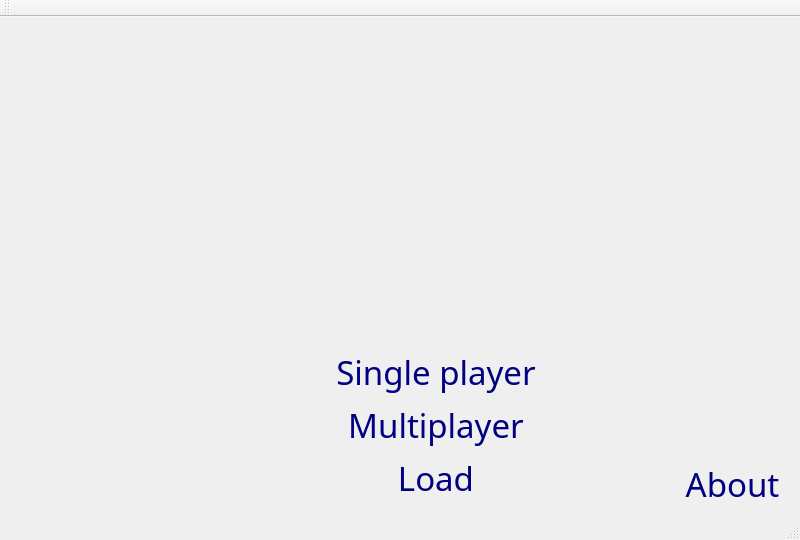
<?xml version="1.0" encoding="UTF-8"?>
<ui version="4.0">
 <class>MenuPrincipal</class>
 <widget class="QMainWindow" name="MenuPrincipal">
  <property name="geometry">
   <rect>
    <x>0</x>
    <y>0</y>
    <width>800</width>
    <height>540</height>
   </rect>
  </property>
  <property name="windowTitle">
   <string>MenuPrincipal</string>
  </property>
  <widget class="QWidget" name="centralWidget">
   <widget class="QWidget" name="layoutWidget">
    <property name="geometry">
     <rect>
      <x>310</x>
      <y>320</y>
      <width>252</width>
      <height>177</height>
     </rect>
    </property>
    <layout class="QVBoxLayout" name="verticalLayout">
     <item>
      <widget class="QPushButton" name="singleplayer">
       <property name="font">
        <font>
         <family>Purisa</family>
         <pointsize>25</pointsize>
        </font>
       </property>
       <property name="styleSheet">
        <string notr="true">#singleplayer{
background-color: transparent;
color: navy;
border: none;
}
#singleplayer::pressed{
color: orange;
border: default;
}</string>
       </property>
       <property name="text">
        <string>Single player</string>
       </property>
      </widget>
     </item>
     <item>
      <widget class="QPushButton" name="multiplayer">
       <property name="font">
        <font>
         <family>Purisa</family>
         <pointsize>25</pointsize>
        </font>
       </property>
       <property name="styleSheet">
        <string notr="true">#multiplayer{
background-color: transparent;
color: navy;
border: none;
}
#multiplayer::pressed{
color: orange;
border: default;
}</string>
       </property>
       <property name="text">
        <string>Multiplayer</string>
       </property>
      </widget>
     </item>
     <item>
      <widget class="QPushButton" name="load">
       <property name="font">
        <font>
         <family>Purisa</family>
         <pointsize>25</pointsize>
        </font>
       </property>
       <property name="styleSheet">
        <string notr="true">#load{
background-color: transparent;
color: navy;
border: none;
}
#load::pressed{
color: orange;
border: default;
}</string>
       </property>
       <property name="text">
        <string>Load</string>
       </property>
      </widget>
     </item>
    </layout>
   </widget>
   <widget class="QPushButton" name="about">
    <property name="geometry">
     <rect>
      <x>680</x>
      <y>440</y>
      <width>105</width>
      <height>54</height>
     </rect>
    </property>
    <property name="font">
     <font>
      <family>Purisa</family>
      <pointsize>25</pointsize>
     </font>
    </property>
    <property name="styleSheet">
     <string notr="true">#about{
background-color: transparent;
color: navy;
border: default;
}
#about::pressed{
color: orange;
}</string>
    </property>
    <property name="text">
     <string>About</string>
    </property>
   </widget>
   <widget class="QLabel" name="fondo">
    <property name="geometry">
     <rect>
      <x>0</x>
      <y>0</y>
      <width>800</width>
      <height>500</height>
     </rect>
    </property>
    <property name="text">
     <string/>
    </property>
    <property name="pixmap">
     <pixmap resource="res.qrc">:/images/fondoO.jpg</pixmap>
    </property>
   </widget>
   <zorder>fondo</zorder>
   <zorder>layoutWidget</zorder>
   <zorder>about</zorder>
  </widget>
  <widget class="QToolBar" name="mainToolBar">
   <attribute name="toolBarArea">
    <enum>TopToolBarArea</enum>
   </attribute>
   <attribute name="toolBarBreak">
    <bool>false</bool>
   </attribute>
  </widget>
  <widget class="QStatusBar" name="statusBar"/>
 </widget>
 <layoutdefault spacing="6" margin="11"/>
 <resources>
  <include location="res.qrc"/>
 </resources>
 <connections/>
</ui>
